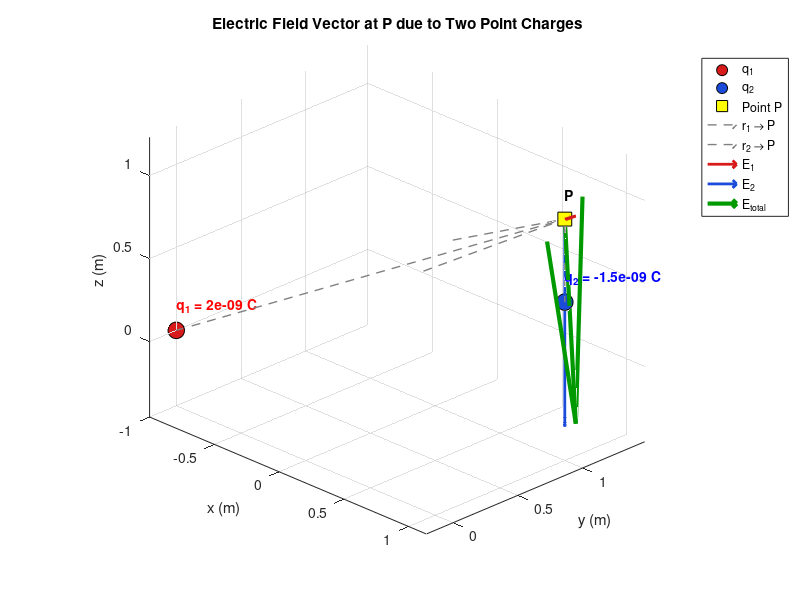

Write MATLAB code to recreate this figure.
%% Visualize Electric Field Vector at Point P due to Two Point Charges (3D)
clear; clc; close all;

%% ---------------- USER INPUTS ----------------
% Point P where E is evaluated
Px = 1.0;  Py = 1.0;  Pz = 1.0;
P  = [Px, Py, Pz];

% Charge 1: value (C) and position (m)
q1 =  2e-9;            % charge value
r1 = [-1.0,  0.0,  0.0];   % position of q1

% Charge 2: value (C) and position (m)
q2 = -1.5e-9;
r2 = [ 1.0,  1.0,  0.5];   % position of q2

% Physical constant
k = 8.9875517923e9;   % Coulomb's constant (N·m²/C²)
%% ----------------------------------------------


%% Compute electric field vectors
E1 = k * q1 * (P - r1) / norm(P - r1)^3;   % field due to q1
E2 = k * q2 * (P - r2) / norm(P - r2)^3;   % field due to q2
E  = E1 + E2;                              % total field

% Display numerical results
fprintf('Field due to q1 : [% .3e, % .3e, % .3e] N/C\n', E1);
fprintf('Field due to q2 : [% .3e, % .3e, % .3e] N/C\n', E2);
fprintf('Total field E   : [% .3e, % .3e, % .3e] N/C\n', E);
fprintf('|E| = %.3e N/C\n', norm(E));


%% ---------------- PLOTTING ----------------
figure('Color','w');
hold on; grid on; axis equal;
view(45, 25);
xlabel('x (m)'); ylabel('y (m)'); zlabel('z (m)');
title('Electric Field Vector at P due to Two Point Charges');

% --- Draw charges ---
plot3(r1(1), r1(2), r1(3), 'o', ...
    'MarkerSize',12, 'MarkerFaceColor',[0.85 0.1 0.1], ...
    'MarkerEdgeColor','k');
plot3(r2(1), r2(2), r2(3), 'o', ...
    'MarkerSize',12, 'MarkerFaceColor',[0.1 0.3 0.85], ...
    'MarkerEdgeColor','k');

text(r1(1), r1(2), r1(3)+0.15, sprintf('q_1 = %.2g C', q1), ...
     'Color','r','FontWeight','bold');
text(r2(1), r2(2), r2(3)+0.15, sprintf('q_2 = %.2g C', q2), ...
     'Color','b','FontWeight','bold');

% --- Draw point P ---
plot3(P(1), P(2), P(3), 'ks', 'MarkerSize',10, ...
      'MarkerFaceColor','y');
text(P(1), P(2), P(3)+0.15, 'P', 'FontWeight','bold');

% --- Draw position vectors r1->P and r2->P (dashed) ---
quiver3(r1(1),r1(2),r1(3), P(1)-r1(1), P(2)-r1(2), P(3)-r1(3), ...
        0, 'Color',[0.5 0.5 0.5], 'LineStyle','--', 'LineWidth',1);
quiver3(r2(1),r2(2),r2(3), P(1)-r2(1), P(2)-r2(2), P(3)-r2(3), ...
        0, 'Color',[0.5 0.5 0.5], 'LineStyle','--', 'LineWidth',1);

% --- Draw E-field vectors (scaled for visibility) ---
scale = 0.5 * max([norm(r1-P), norm(r2-P), 1]) / max(norm(E), eps);

quiver3(P(1),P(2),P(3), scale*E1(1), scale*E1(2), scale*E1(3), ...
        0, 'Color',[0.85 0.1 0.1], 'LineWidth',2, 'MaxHeadSize',0.5);
quiver3(P(1),P(2),P(3), scale*E2(1), scale*E2(2), scale*E2(3), ...
        0, 'Color',[0.1 0.3 0.85], 'LineWidth',2, 'MaxHeadSize',0.5);
quiver3(P(1),P(2),P(3), scale*E(1),  scale*E(2),  scale*E(3), ...
        0, 'Color',[0 0.6 0], 'LineWidth',3, 'MaxHeadSize',0.6);

% --- Legend ---
legend({'q_1','q_2','Point P', ...
        'r_1 \rightarrow P','r_2 \rightarrow P', ...
        'E_1','E_2','E_{total}'}, ...
        'Location','northeastoutside');

hold off;
